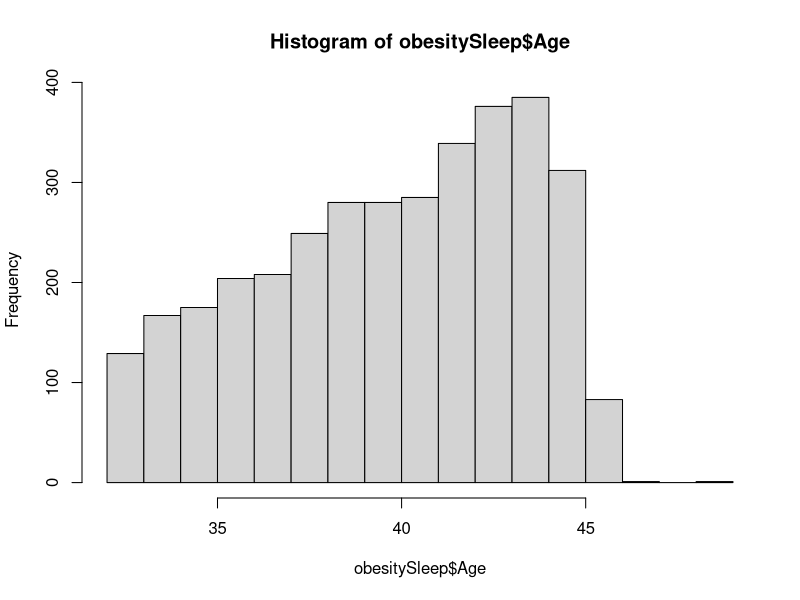
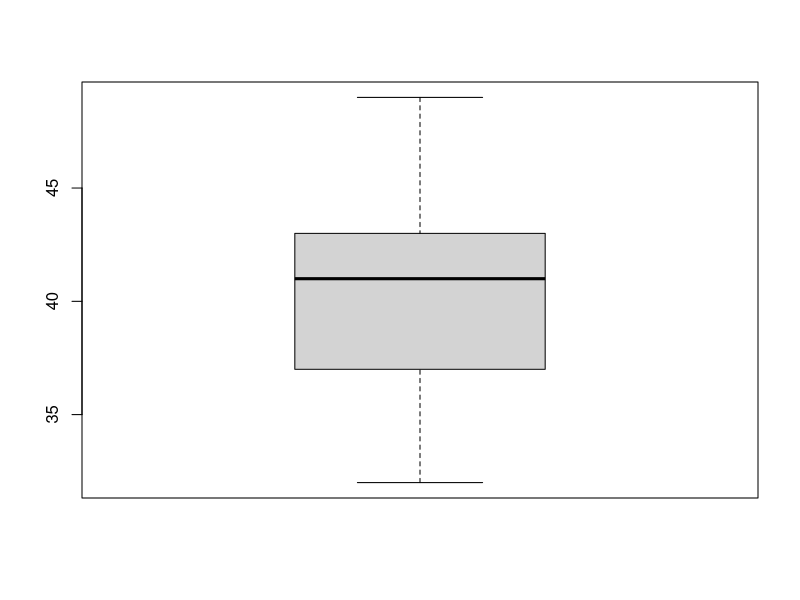
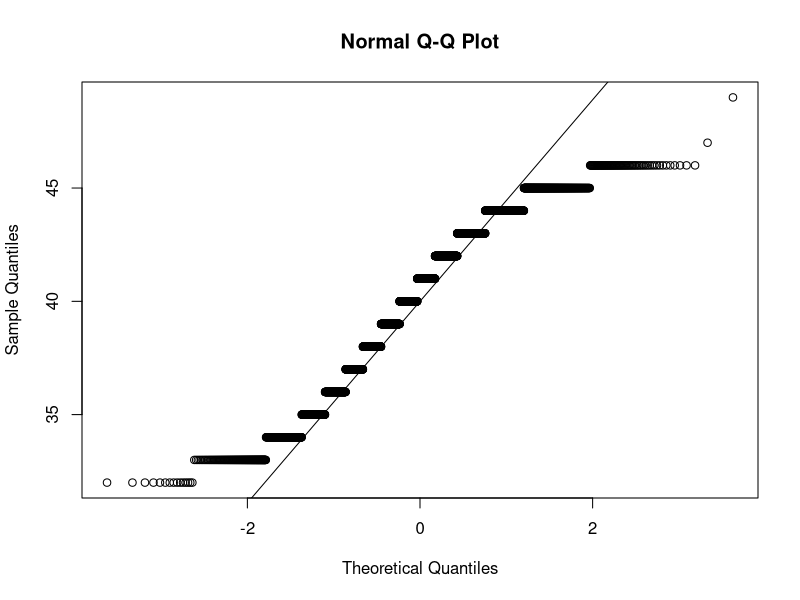
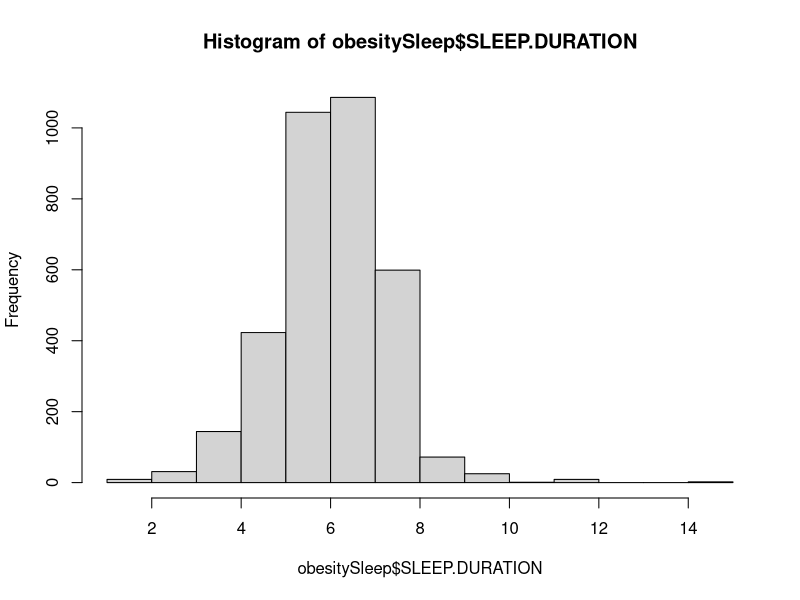
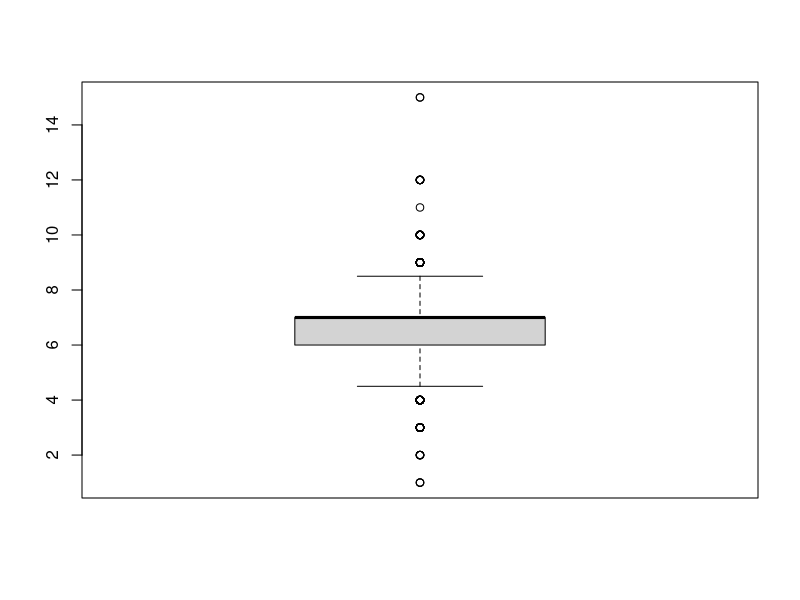
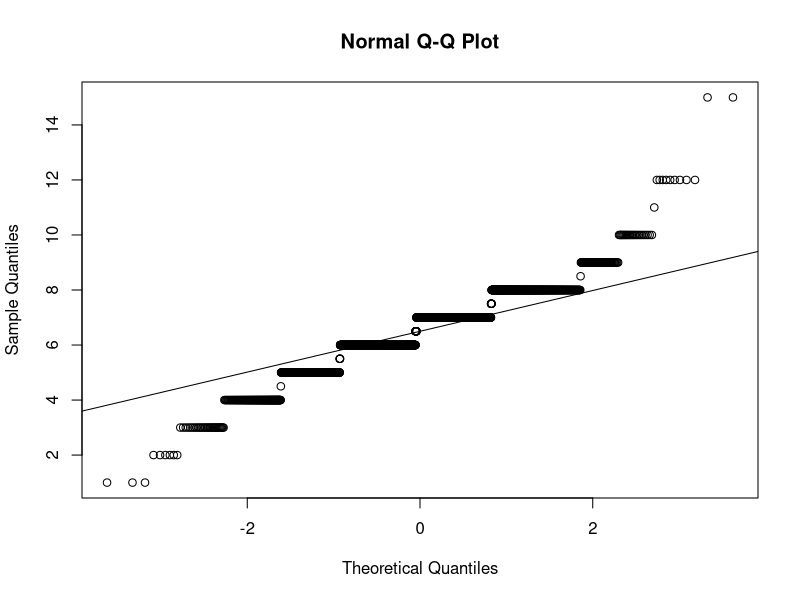
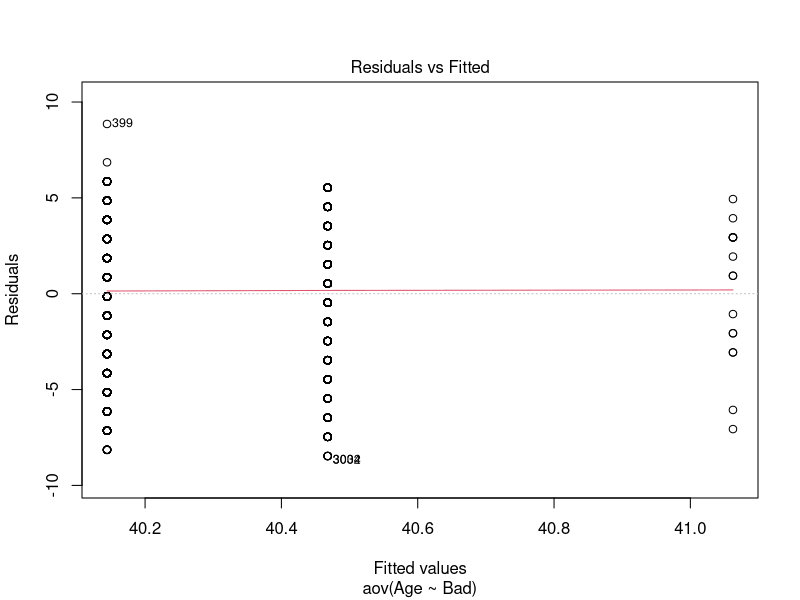
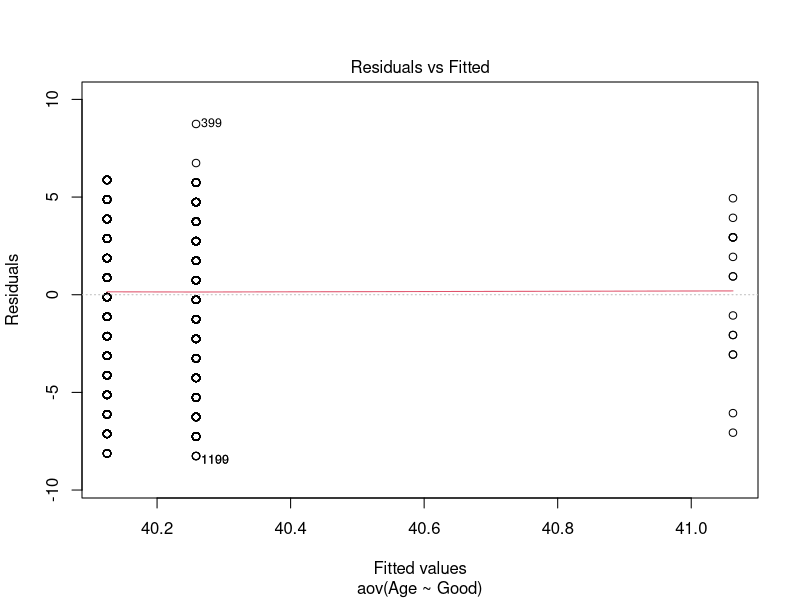

These charts were generated, in order, by the following R code:
library(ggplot2)

obesitySleep <- read.table("Obesity_Sleep.csv", sep=",", header=T)

##### Descriptive Stats for entire data set/sample
##### and by Obesity BMI categories

#AGE: in years
#RACE: 
#      0 = black not hispanic
#      1 = white not hispanic
#SLEEP QUALITY RATING:
#      1 = BAD
#      2 = OK
#      3 = GOOD
#SLEEP DURATION: average hours of sleep per day over the last month
#OBESITY:
#      0 = Not obese; BMI of 29.9 or less
#      1 = Obese; BMI >= 30.0

frequencyDistribution= function(dataSet, ascending=F)
{
  row.counts = table(dataSet)
  n = sum(row.counts)
  if (ascending) ord = order(-row.counts)
  else ord = 1:length(row.counts)
  data.frame(
    row.names = row.names(row.counts[ord]),
    Counts = as.vector(row.counts),
    Percents = 100*as.vector(row.counts[ord]/n),
    CumCount = cumsum(as.vector(row.counts[ord])),
    CumPercent = 100*cumsum(as.vector(row.counts[ord]))/n
  )
  
}


str(obesitySleep)

############################################ AGE ###############################
############################################ AGE ###############################
############################################ AGE ###############################
############################################ AGE ###############################


###### AGE ALONE ######## AGE ALONE ##############  AGE ALONE ##############

summary(obesitySleep[,c(2)])
sd(obesitySleep$Age)

#MODE OF AGE
tab <- table(obesitySleep$Age) # number of occurrences for each unique value
sort(tab, decreasing = TRUE) # sort highest to lowest

#Coefficient of Variation
sd(obesitySleep$Age, na.rm=TRUE) / mean(obesitySleep$Age, na.rm=TRUE)
#NORMALITY TESTS ON AGE
hist(obesitySleep$Age)
age.boxplot <- boxplot(obesitySleep$Age)
shapiro.test(obesitySleep$Age)
qqnorm(obesitySleep$Age)
qqline(obesitySleep$Age)

##### AGE BY OBESE CATEGORY #########
by(obesitySleep[,c(2)], obesitySleep$Obese, summary)
# NUMBER OF AGE VALUES BY OBESE CATEGORY ###
by(obesitySleep[,c(2)], obesitySleep$Obese, length)


#MODE OF AGE when Obese = NOT OBESE
tab <- table(obesitySleep$Age[obesitySleep$Obese=='Not Obese'])   # number of occurrences for each unique value
sort(tab, decreasing = TRUE) # sort highest to lowest

#MODE OF AGE when Obese = OBESE
tab <- table(obesitySleep$Age[obesitySleep$Obese=='Obese'])   # number of occurrences for each unique value
sort(tab, decreasing = TRUE) # sort highest to lowest


#SD/MEAN on AGE when Obese = NOT OBESE
with(obesitySleep, sd(Age[Obese=='Not Obese']))
with(obesitySleep, mean(Age[Obese=='Not Obese']))


#SD/MEAN on AGE when Obese =  OBESE
with(obesitySleep, sd(Age[Obese=='Obese']))
with(obesitySleep, mean(Age[Obese=='Obese']))


############################################ RACE ###############################
############################################ RACE ###############################
############################################ RACE ###############################
############################################ RACE ###############################

summary(obesitySleep[,c(4)])
prop.table(table(obesitySleep$Race))

by(obesitySleep[,c(4)], obesitySleep$Obese, summary)


raceTab <- table(obesitySleep$Race[obesitySleep$Obese=='Obese'])   
cbind(raceTab, prop.table(raceTab))

raceTab2 <- table(obesitySleep$Race[obesitySleep$Obese=='Not Obese']) 
cbind(raceTab2, prop.table(raceTab2))




############################################ SLEEP QUALITY ###############################
############################################ SLEEP QUALITY ###############################
############################################ SLEEP QUALITY ###############################
############################################ SLEEP QUALITY ###############################


summary(obesitySleep[,c(5)])
prop.table(table(obesitySleep$SLEEP.QUALITY.RATING))
by(obesitySleep[,c(5)], obesitySleep$SLEEP.QUALITY.RATING, summary)


sleepTab <- table(obesitySleep$SLEEP.QUALITY.RATING[obesitySleep$Obese=='Obese'])   
cbind(sleepTab, prop.table(sleepTab))

sleepTab2 <- table(obesitySleep$SLEEP.QUALITY.RATING[obesitySleep$Obese=='Not Obese']) 
cbind(sleepTab2, prop.table(sleepTab2))


############################################ SLEEP DURATION ###############################
############################################ SLEEP DURATION ###############################
############################################ SLEEP DURATION ###############################
############################################ SLEEP DURATION ###############################


summary(obesitySleep[,c(6)])
sd(obesitySleep$SLEEP.DURATION, na.rm=TRUE)

#MODE 
tab <- table(obesitySleep$SLEEP.DURATION) # number of occurrences for each unique value
sort(tab, decreasing = TRUE) # sort highest to lowest

#Coefficient of Variation
sd(obesitySleep$SLEEP.DURATION, na.rm=TRUE) / mean(obesitySleep$SLEEP.DURATION, na.rm=TRUE)
#NORMALITY TESTS
hist(obesitySleep$SLEEP.DURATION)
sleepduration.boxplot <- boxplot(obesitySleep$SLEEP.DURATION)
shapiro.test(obesitySleep$SLEEP.DURATION)
qqnorm(obesitySleep$SLEEP.DURATION)
qqline(obesitySleep$SLEEP.DURATION)




##### BY OBESE CATEGORY #########
by(obesitySleep[,c(6)], obesitySleep$Obese, summary)
# NUMBER OF  VALUES BY OBESE CATEGORY ###
by(obesitySleep[,c(6)], obesitySleep$Obese, length)


#MODE  when Obese = NOT OBESE
tab <- table(obesitySleep$SLEEP.DURATION[obesitySleep$Obese=='Not Obese'])   # number of occurrences for each unique value
sort(tab, decreasing = TRUE) # sort highest to lowest

#MODE  when Obese = OBESE
tab <- table(obesitySleep$SLEEP.DURATION[obesitySleep$Obese=='Obese'])   # number of occurrences for each unique value
sort(tab, decreasing = TRUE) # sort highest to lowest


#SD/MEAN  when Obese = NOT OBESE
with(obesitySleep, sd(SLEEP.DURATION[Obese=='Not Obese'],na.rm=TRUE))
with(obesitySleep, mean(SLEEP.DURATION[Obese=='Not Obese'] , na.rm=TRUE))


#SD/MEAN when Obese =  OBESE
with(obesitySleep, sd(SLEEP.DURATION[Obese=='Obese'], na.rm=TRUE))
with(obesitySleep, mean(SLEEP.DURATION[Obese=='Obese'], na.rm=TRUE))



############################################ OBESITY CATEGORY ###############################
############################################ OBESITY CATEGORY ###############################
############################################ OBESITY CATEGORY ###############################
############################################ OBESITY CATEGORY ###############################


summary(obesitySleep[,c(11)])
prop.table(table(obesitySleep$Obese))
by(obesitySleep[,c(11)], obesitySleep$Obese, summary)



###################### BIVARIATE ANALYSIS ################ ###################### BIVARIATE ANALYSIS ##############################
###################### BIVARIATE ANALYSIS ################ ###################### BIVARIATE ANALYSIS ##############################
###################### BIVARIATE ANALYSIS ################ ###################### BIVARIATE ANALYSIS ##############################
###################### BIVARIATE ANALYSIS ################ ###################### BIVARIATE ANALYSIS ##############################


##### Obesity Category by Age, Race, Sleep Quality, Sleep Duration

############# OBESITY BY AGE ############## OBESITY BY AGE ##############
Age=obesitySleep$Age
obesityCategory=obesitySleep$Obese
t.test(Age~obesityCategory)


############# OBESITY BY SLEEP DURATION ############## OBESITY BY SLEEP DURATION ##############
sleepDuration=obesitySleep$SLEEP.DURATION
obesityCategory=obesitySleep$Obese
t.test(sleepDuration~obesityCategory)



############ OBESITY BY RACE ########################### OBESITY BY RACE ###################

library(gmodels)
library(MASS)
with(obesitySleep, CrossTable(Obese, Race))

#chiRaceObesity <- 
chisq.test(table(obesitySleep$Obese, obesitySleep$Race))


############ OBESITY BY SLEEP QUALITY ########################### OBESITY BY SLEEP QUALITY ###################

with(obesitySleep, CrossTable(Obese, Bad))
chisq.test(table(obesitySleep$Obese, obesitySleep$Bad))

with(obesitySleep, CrossTable(Obese, Good))
chisq.test(table(obesitySleep$Obese, obesitySleep$Good))

with(obesitySleep, CrossTable(Obese, OK))
chisq.test(table(obesitySleep$Obese, obesitySleep$OK))

####### AGE BY RACE #########

Race=obesitySleep$Race
Age=obesitySleep$Age

t.test(Age~Race)


####### AGE BY SLEEP QUALITY ########

#sleepQualityBad=obesitySleep$Bad
#Age=obesitySleep$Age

anova.sleepqualbad.age <- aov(Age ~ Bad, data = obesitySleep)
summary(anova.sleepqualbad.age)
plot(anova.sleepqualbad.age, 1)

anova.sleepqualgood.age <- aov(Age ~ Good, data = obesitySleep)
summary(anova.sleepqualgood.age)
plot(anova.sleepqualgood.age, 1)

anova.sleepqualok.age <- aov(Age ~ OK, data = obesitySleep)
summary(anova.sleepqualok.age)
plot(anova.sleepqualok.age, 1)

library(car)
leveneTest(Age ~ Bad, data = obesitySleep)

leveneTest(Age ~ Good, data = obesitySleep)

leveneTest(Age ~ OK, data = obesitySleep)





#### AGE BY SLEEP DURATION ########


scatterplot(SLEEP.DURATION ~ Age, data = obesitySleep)
plot(x=obesitySleep$Age,y=obesitySleep$SLEEP.DURATION)
Hmisc::rcorr(x=obesitySleep$Age,y=obesitySleep$SLEEP.DURATION, type=c("spearman"))
Hmisc::rcorr(x=obesitySleep$SLEEP.DURATION,y=obesitySleep$Age, type=c("spearman"))

Hmisc::rcorr(x=obesitySleep$Age,y=obesitySleep$SLEEP.DURATION, type=c("pearson"))

#complete.obs means only complete rows, ignore NA values
cor(obesitySleep$Age, obesitySleep$SLEEP.DURATION, use = "complete.obs", method = "pearson")

cor.test(obesitySleep$Age, obesitySleep$SLEEP.DURATION)

library(rms)
library(ggpubr)


ggs = ggscatter(obesitySleep, x = "Age", y = "SLEEP.DURATION", 
                add = "reg.line", conf.int = TRUE, 
                cor.coef = TRUE, cor.method = "pearson",
                xlab = "Age", ylab = "Sleep Duration") 
ggs



### RACE BY SLEEP QUALITY #####
tableBad= table(obesitySleep$Race,obesitySleep$Bad)
tableBad
chisq.test(tableBad)

tablegood= table(obesitySleep$Race,obesitySleep$Good)
tablegood
chisq.test(tablegood)

tableOk= table(obesitySleep$Race,obesitySleep$OK)
tableOk
chisq.test(tableOk)




### RACE BY SLEEP DURATION ####

sleepDuration=obesitySleep$SLEEP.DURATION
raceCategory=obesitySleep$Race
t.test(sleepDuration~raceCategory)


### SLEEP QUALITY BY SLEEP DURATION ####

anova.sleepqualbad.dur <- aov(SLEEP.DURATION ~ Bad, data = obesitySleep)
summary(anova.sleepqualbad.dur)
plot(anova.sleepqualbad.dur, 1)

anova.sleepqualgood.dur <- aov(SLEEP.DURATION ~ Good, data = obesitySleep)
summary(anova.sleepqualgood.dur)
plot(anova.sleepqualgood.dur, 1)

anova.sleepqualok.dur <- aov(SLEEP.DURATION ~ OK, data = obesitySleep)
summary(anova.sleepqualok.dur)
plot(anova.sleepqualok.dur, 1)

library(car)
leveneTest(SLEEP.DURATION ~ Bad, data = obesitySleep)

leveneTest(SLEEP.DURATION ~ Good, data = obesitySleep)

leveneTest(SLEEP.DURATION ~ OK, data = obesitySleep)


#### Step 3:  Conduct Multiple Logistic Regression Analyses


obesitySleep$Race = factor(obesitySleep$Race, levels=c("White, Non-Hispanic","Black, Non-Hispanic"))
obesitySleep$Obese=factor(obesitySleep$Obese, levels = c("Obese","Not Obese"))

Races=relevel(obesitySleep$Race, "White, Non-Hispanic")
Obeses=relevel(obesitySleep$Obese,"Not Obese")
mylogit = glm(Obese ~ Race + Age + SLEEP.DURATION + Bad + OK , data = obesitySleep, family = "binomial")



summary(mylogit)

require(MASS)
exp(cbind(coef(mylogit), confint(mylogit)))  

exp(coefficients(mylogit))


# 
# by(obesitySleep[,c(2,4,5,6,11)], obesitySleep$Obese, summary)
# 
# 
# summary(obesitySleep[,c(2,4,5,6,11)])
# 
# lapply(obesitySleep[,c(2,6)], sd, na.rm=TRUE)
# 
# lapply(obesitySleep[,c(2,6)], mean, na.rm=TRUE)
# lapply(obesitySleep[,c(2,6)], IQR, na.rm=TRUE)
# 
# 
# lapply(obesitySleep[,c(2,6)], sd, na.rm=TRUE)


# coefficient.of.variation.age <- sd(obesitySleep$Age, na.rm=TRUE) / mean(obesitySleep$Age, na.rm=TRUE)
# #NORMALITY TESTS ON AGE
# hist(obesitySleep$Age)
# age.boxplot <- boxplot(obesitySleep$Age)
# shapiro.test(obesitySleep$Age)
# qqnorm(obesitySleep$Age)
# qqline(obesitySleep$Age)





#MODE OF AGE
# tab <- table(obesitySleep$Age) # number of occurrences for each unique value
# sort(tab, decreasing = TRUE) # sort highest to lowest



# coefficient.of.variation.sleepduration <- sd(obesitySleep$SLEEP.DURATION, na.rm=TRUE) / mean(obesitySleep$SLEEP.DURATION, na.rm=TRUE)
# hist(obesitySleep$SLEEP.DURATION)
# 
# sleepdur.boxplot <- ggplot(obesitySleep) +
#   aes(x = Obese, y = SLEEP.DURATION) +
#   geom_boxplot()
# 
# sleepdur.boxplot
# 
# qqnorm(obesitySleep$SLEEP.DURATION)
# # Draw the reference line:
# qqline(obesitySleep$SLEEP.DURATION)
